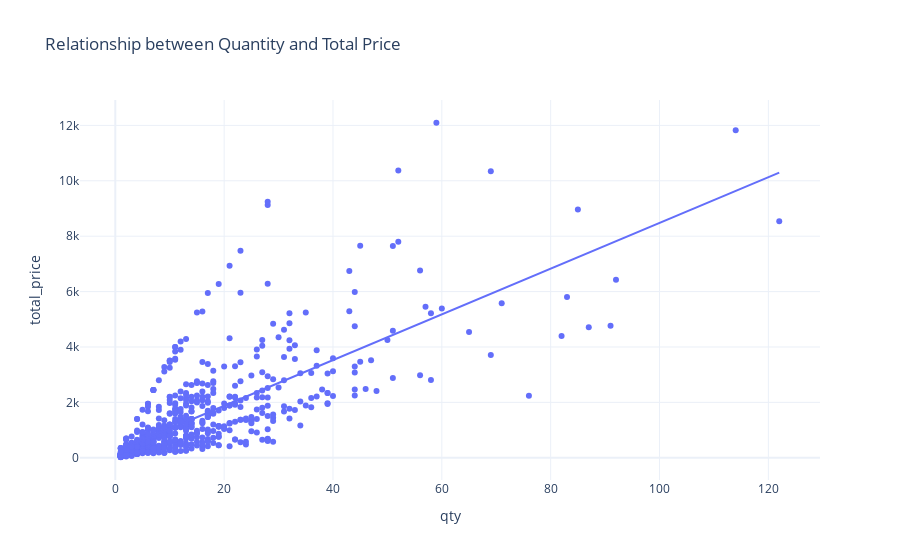

Write notebook code for a chart like this one.
### Code cell
# Now let’s have a look at the relationship between quantity and total prices:
import statsmodels.api as sm
import plotly.express as px

fig = px.scatter(data, 
                 x='qty', 
                 y='total_price', 
                 title='Relationship between Quantity and Total Price',trendline="ols")
fig.show()

### Figure 1 — Plotly figure (JSON) as saved in the notebook; plotly's stock layout.template omitted (floating-point values rounded to 4 significant figures; data arrays with more than 128 entries replaced by an {"elided": "..."} marker saying what was removed)
{"data": [{"hovertemplate": "qty=%{x}<br>total_price=%{y}<extra></extra>", "legendgroup": "", "marker": {"color": "#636efa", "symbol": "circle"}, "mode": "markers", "name": "", "orientation": "v", "showlegend": false, "type": "scatter", "x": {"elided": "676 int values"}, "xaxis": "x", "y": {"elided": "676 float values"}, "yaxis": "y"}, {"hovertemplate": "<b>OLS trendline</b><br>total_price = 82.5219 * qty + 226.507<br>R<sup>2</sup>=0.561908<br><br>qty=%{x}<br>total_price=%{y} <b>(trend)</b><extra></extra>", "legendgroup": "", "marker": {"color": "#636efa", "symbol": "circle"}, "mode": "lines", "name": "", "showlegend": false, "type": "scatter", "x": {"elided": "676 int values"}, "xaxis": "x", "y": {"elided": "676 float values"}, "yaxis": "y"}], "layout": {"legend": {"tracegroupgap": 0}, "title": {"text": "Relationship between Quantity and Total Price"}, "xaxis": {"anchor": "y", "domain": [0, 1], "title": {"text": "qty"}}, "yaxis": {"anchor": "x", "domain": [0, 1], "title": {"text": "total_price"}}}}
